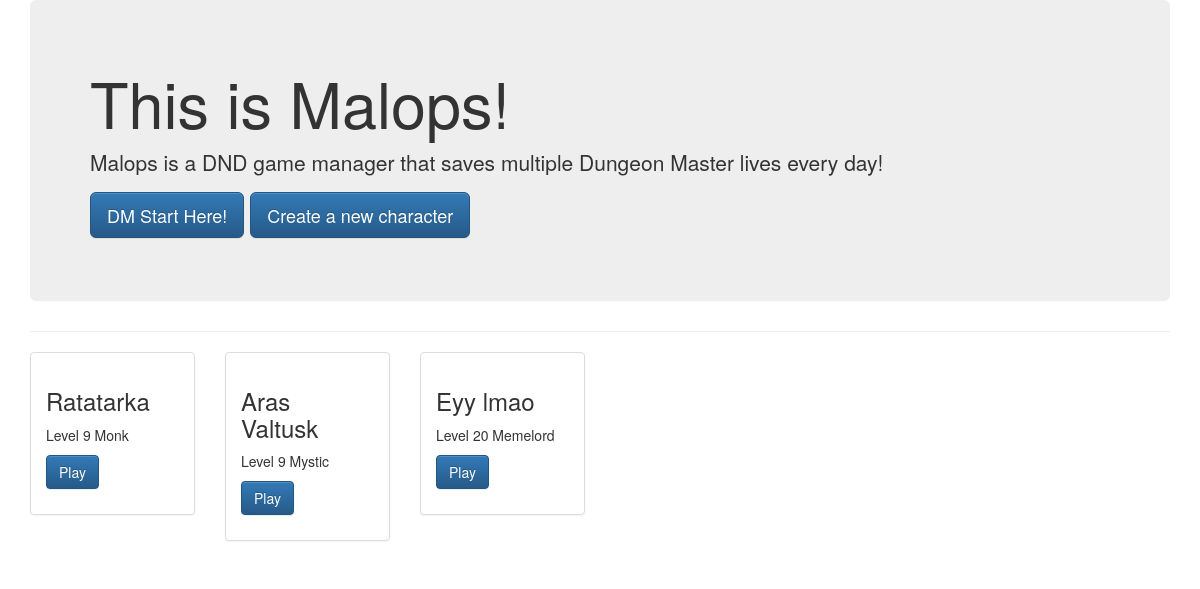
The page /index on the database as committed earlier.
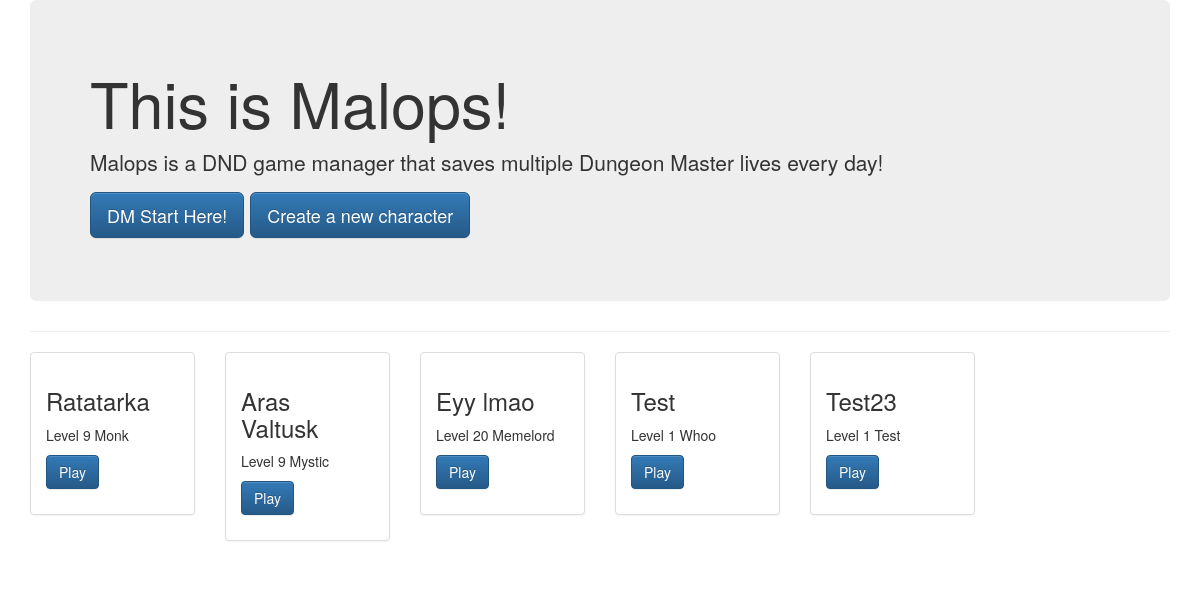
The same page on the database as committed later.
### app/models.py (models this page shows, shortened)
class Adventurer(db.Model):
    id = db.Column(db.Integer, primary_key=True)
    name = db.Column(db.String(32), index=True, unique=True)
    type = db.Column(db.String(16), index=True) # CLASS
    xp = db.Column(db.Integer, index=True)
    gear = db.relationship('Gear', backref='owner', lazy='dynamic')

### app/views.py (the view)
@app.route('/')
@app.route('/index')
def index():
    adventurers = models.Adventurer.query.all()
    for a in adventurers:
        a.level = dnd.findlevel(a.xp)
    return render_template('index.html',
                           title='Home',
                           adventurers=adventurers)

### app/static/dnd.py (called while the page is built)
def findlevel(xp):
    i = 0
    for n in xp_minimum:
        if xp < n:
            return i
        i += 1
    return 20

### app/templates/index.html
{% extends "base.html" %}
{% block content %}
<div class="jumbotron">
      <h1>This is Malops!</h1>
      <p>Malops is a DND game manager that saves multiple Dungeon Master lives every day!</p>
      <p>
          <a class="btn btn-primary btn-lg" href="/dungeonmaster" role="button">DM Start Here!</a>
          <a class="btn btn-primary btn-lg" href="/newadventurer" role="button">Create a new character</a>
      </p>
    </div>
    <hr>
    <div class="row">
        {% for a in adventurers %}
      <div class="col-sm-4 col-md-2">
        <div class="panel panel-default">
          <div class="panel-body">
            <h3>{{ a.name }}</h3>
            <p>Level {{ a.level }} {{ a.type }}</p>
            <p><a href="#" class="btn btn-primary" role="button">Play</a></p>
          </div>
        </div>
      </div>
          {% endfor %}
    </div>
{% endblock %}

Rows that differ between the two databases and show on the page:
added Adventurer: name "Test", level "1", type "Whoo"
added Adventurer: name "Test23", level "1", type "Test"
